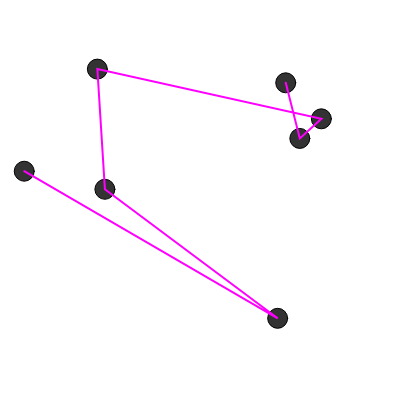
Frame 1 (no input)
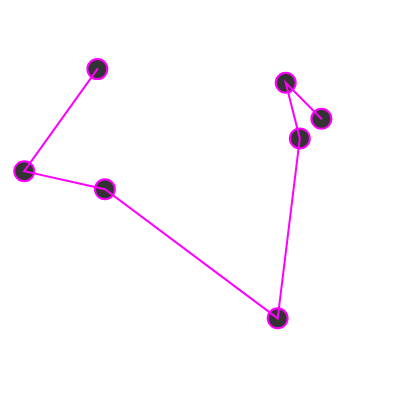
Frame 60 (no input)
Frame 120 (the mouse pressed at the canvas centre since frame 60): identical to frame 60, image omitted

The p5.js sketch that drew these frames (run headless with seeded random() and noise() and a simulated clock; from frame 60 on, the mouse is pressed at the canvas centre):

// p5.js sketch
// ── sketch.js
var order = [];
var orderNum = 7;
var cities = [];
var bestOrder;
var bestDist;

var population = [];
var popFitness = [];
var popNum = 10;

function Swap(arr,i,j) {
  var temp = arr[i];
  arr[i] = arr[j];
  arr[j] = temp;
}

function ReverseFromHere(order, largestI) {
  var endArray = order.splice(largestI + 1);
  endArray.reverse();
  return order.concat(endArray);
}

function newOrder(order) {

  var largestI = -1;
  for (var i=0; i<order.length-1; i++) {
    if (order[i] < order[i+1]) {
      largestI = i;
    }
  }
  if (largestI == -1) {
    console.log("Best Distance: ", bestDist);
    noLoop();
  }

  var largestJ = 0;
  for (var j=0; j<order.length; j++) {
    if (order[j] > order[largestI]) {
      largestJ = j;
    }
  }

  Swap(order, largestI, largestJ);

  order = ReverseFromHere(order, largestI);
  return order;
}

function calcDist(order, cities) {
  var sum = 0;
  for (var i=0; i<order.length-1; i++) {
    var d = dist(cities[order[i]].x,cities[order[i]].y,cities[order[i+1]].x,cities[order[i+1]].y);
    sum += d;
  }
  return sum;
}

function setup() {
  createCanvas(400,400);
  for (var i=0; i<orderNum; i++) {
    var v = createVector(random(width), random(height));
    cities[i] = v;
    order[i] = i;
  }
  for (var i=0; i< popNum; i++) {
    population[i] = shuffle(order).slice();
    calcFitness(population,popFitness,cities);
  }
  console.log("POPULATION: ",population);
  console.log("FITNESS: ",popFitness);
  bestDist = calcDist(order, cities);
  bestOrder = order.slice();
}

function draw() {
  background(255);
  fill(51);
  for (var i=0; i<cities.length; i++) {
    ellipse(cities[i].x,cities[i].y,20,20);
  }

  beginShape();
  stroke(255,0,255);
  strokeWeight(2);
  noFill();
  for (var i=0; i<bestOrder.length; i++) {
    vertex(cities[bestOrder[i]].x,cities[bestOrder[i]].y);
  }
  endShape();
  
  for(var i=0; i<population.length; i++) {
    var newDist = calcDist(population[i],cities)
    if (newDist < bestDist) {
      bestDist = newDist;
      bestOrder = population[i].slice();
      console.log("NEW BEST DISTANCE: ", bestDist);
    }
  }

  calcFitness(population,popFitness,cities);

  for(var i=0; i<population.length; i++) {
    population[i] = nextGen(population,popFitness);
  }
  /*
  beginShape();
  stroke(0,255,0);
  strokeWeight(1);
  noFill();
  for (var i=0; i<order.length; i++) {
    vertex(cities[order[i]].x,cities[order[i]].y);
  }
  endShape();

  order = newOrder(order);
  */

}
// ── genAlgo.js
function calcFitness(pop,fitness,cities) {
    var sum = 0;
    for (var i=0; i<pop.length; i++) {
        var d = calcDist(pop[i],cities);
        fitness[i] = 1/(d+1);
        sum += fitness[i];
    }
    for (var i=0; i<pop.length; i++) {
        fitness[i] = fitness[i]/sum;
    }    
}

function nextGen(pop,fitness) {
    var newPopItem;

    var a = random(1);
    var index = 0;
    var prob = fitness[index];
    while (prob < a) {
        index++;
        prob += fitness[index];
    }
    
    var b = floor(random(pop[index].length));
    var c = floor(random(pop[index].length));
    if (random(1) < 0.1) {
        Swap(pop[index],b,c);
    }
    return pop[index];
}
